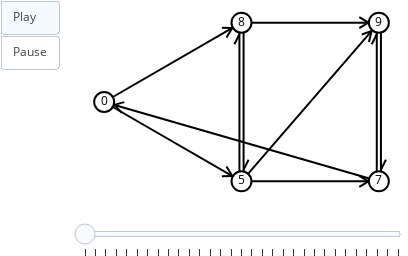

This figure's notebook cell:
### Code cell
#Dijkstra

red = (255, 0, 0)  # linha nova
blue = (0, 0, 255) # linha nova
green = (0, 255, 0)
frames = []        # linha nova

sn.reset_node_colors(g) # linha nova
sn.reset_edge_colors(g) # linha nova
snapshot(g, frames)     # linha nova


from math import inf, isinf

h = Heap(g)
for i in g.nodes():
    g.node[i]['d'] = inf
    h.put(i)

g.node[0]['d'] = 0
h.fix(0)

while not h.empty():
    n = h.get()
    g.node[n]['color'] = green # linha nova
    snapshot(g, frames)  
    for m in g.successors(n):
        g.edge[n][m]['color'] = red # linha nova
        snapshot(g, frames)  
        d = g.node[n]['d'] + g.edge[n][m]['c']
        if (g.node[m]['d'] > d):
            g.node[m]['d'] = d
            h.fix(m)
        g.edge[n][m]['color'] = sn.edge_color # linha nova
        snapshot(g, frames)  
    g.node[n]['color'] = blue # linha nova
    snapshot(g, frames)  

sn.show_animation(frames)

### Figure 1 — Plotly figure (JSON) as saved in the notebook; plotly's stock layout.template omitted (floating-point values rounded to 4 significant figures)
{"data": [{"hoverinfo": "none", "line": {"color": "rgb(0, 0, 0)", "width": 2}, "mode": "lines", "x": [0, 0.5, null, 0.4664, 0.4454, null, 0.4664, 0.4286, null], "y": [0.5, 1, null, 0.9664, 0.9062, null, 0.9664, 0.9678, null]}, {"hoverinfo": "none", "line": {"color": "rgb(0, 0, 0)", "width": 2}, "mode": "lines", "x": [0, 0.5, null, 0.4664, 0.4286, null, 0.4664, 0.4454, null], "y": [0.5, 0, null, 0.03357, 0.03224, null, 0.03357, 0.09382, null]}, {"hoverinfo": "none", "line": {"color": "rgb(0, 0, 0)", "width": 2}, "mode": "lines", "x": [0.5, 1, null, 0.9621, 0.9289, null, 0.9621, 0.9289, null], "y": [1, 1, null, 1, 0.9653, null, 1, 1.035, null]}, {"hoverinfo": "none", "line": {"color": "rgb(0, 0, 0)", "width": 2}, "mode": "lines", "x": [0.5076, 0.5076, null, 0.5076, 0.5257, null], "y": [1, 0, null, 0.07246, 0.1361, null]}, {"hoverinfo": "none", "line": {"color": "rgb(0, 0, 0)", "width": 2}, "mode": "lines", "x": [1.008, 1.008, null, 1.008, 1.026, null], "y": [1, 0, null, 0.07246, 0.1361, null]}, {"hoverinfo": "none", "line": {"color": "rgb(0, 0, 0)", "width": 2}, "mode": "lines", "x": [0.4924, 0.4924, null, 0.4924, 0.4743, null], "y": [0, 1, null, 0.9275, 0.8639, null]}, {"hoverinfo": "none", "line": {"color": "rgb(0, 0, 0)", "width": 2}, "mode": "lines", "x": [0.5, 1, null, 0.9738, 0.964, null, 0.9738, 0.9377, null], "y": [0, 1, null, 0.9476, 0.8777, null, 0.9476, 0.9257, null]}, {"hoverinfo": "none", "line": {"color": "rgb(0, 0, 0)", "width": 2}, "mode": "lines", "x": [0.5, 1, null, 0.9621, 0.9289, null, 0.9621, 0.9289, null], "y": [0, 0, null, 0, -0.03474, null, 0, 0.03474, null]}, {"hoverinfo": "none", "line": {"color": "rgb(0, 0, 0)", "width": 2}, "mode": "lines", "x": [1, 0, null, 0.03665, 0.0734, null, 0.03665, 0.06422, null], "y": [0, 0.5, null, 0.4817, 0.4992, null, 0.4817, 0.432, null]}, {"hoverinfo": "none", "line": {"color": "rgb(0, 0, 0)", "width": 2}, "mode": "lines", "x": [0.9924, 0.9924, null, 0.9924, 0.9743, null], "y": [0, 1, null, 0.9275, 0.8639, null]}, {"hoverinfo": "none", "marker": {"color": "rgb(255, 255, 255)", "line": {"color": "rgb(0, 0, 0)", "width": 2}, "size": 20}, "mode": "markers+text", "text": ["0"], "textfont": {"color": "rgb(0, 0, 0)"}, "textposition": "middle center", "x": [0], "y": [0.5]}, {"hoverinfo": "none", "marker": {"color": "rgb(255, 255, 255)", "line": {"color": "rgb(0, 0, 0)", "width": 2}, "size": 20}, "mode": "markers+text", "text": ["8"], "textfont": {"color": "rgb(0, 0, 0)"}, "textposition": "middle center", "x": [0.5], "y": [1]}, {"hoverinfo": "none", "marker": {"color": "rgb(255, 255, 255)", "line": {"color": "rgb(0, 0, 0)", "width": 2}, "size": 20}, "mode": "markers+text", "text": ["9"], "textfont": {"color": "rgb(0, 0, 0)"}, "textposition": "middle center", "x": [1], "y": [1]}, {"hoverinfo": "none", "marker": {"color": "rgb(255, 255, 255)", "line": {"color": "rgb(0, 0, 0)", "width": 2}, "size": 20}, "mode": "markers+text", "text": ["5"], "textfont": {"color": "rgb(0, 0, 0)"}, "textposition": "middle center", "x": [0.5], "y": [0]}, {"hoverinfo": "none", "marker": {"color": "rgb(255, 255, 255)", "line": {"color": "rgb(0, 0, 0)", "width": 2}, "size": 20}, "mode": "markers+text", "text": ["7"], "textfont": {"color": "rgb(0, 0, 0)"}, "textposition": "middle center", "x": [1], "y": [0]}], "layout": {"height": 256, "margin": {"b": 0, "l": 0, "r": 0, "t": 0}, "showlegend": false, "sliders": [{"currentvalue": {"visible": false}, "steps": [{"args": [[0], {"frame": {"redraw": false}, "mode": "immediate"}], "label": "", "method": "animate"}, {"args": [[1], {"frame": {"redraw": false}, "mode": "immediate"}], "label": "", "method": "animate"}, {"args": [[2], {"frame": {"redraw": false}, "mode": "immediate"}], "label": "", "method": "animate"}, {"args": [[3], {"frame": {"redraw": false}, "mode": "immediate"}], "label": "", "method": "animate"}, {"args": [[4], {"frame": {"redraw": false}, "mode": "immediate"}], "label": "", "method": "animate"}, {"args": [[5], {"frame": {"redraw": false}, "mode": "immediate"}], "label": "", "method": "animate"}, {"args": [[6], {"frame": {"redraw": false}, "mode": "immediate"}], "label": "", "method": "animate"}, {"args": [[7], {"frame": {"redraw": false}, "mode": "immediate"}], "label": "", "method": "animate"}, {"args": [[8], {"frame": {"redraw": false}, "mode": "immediate"}], "label": "", "method": "animate"}, {"args": [[9], {"frame": {"redraw": false}, "mode": "immediate"}], "label": "", "method": "animate"}, {"args": [[10], {"frame": {"redraw": false}, "mode": "immediate"}], "label": "", "method": "animate"}, {"args": [[11], {"frame": {"redraw": false}, "mode": "immediate"}], "label": "", "method": "animate"}, {"args": [[12], {"frame": {"redraw": false}, "mode": "immediate"}], "label": "", "method": "animate"}, {"args": [[13], {"frame": {"redraw": false}, "mode": "immediate"}], "label": "", "method": "animate"}, {"args": [[14], {"frame": {"redraw": false}, "mode": "immediate"}], "label": "", "method": "animate"}, {"args": [[15], {"frame": {"redraw": false}, "mode": "immediate"}], "label": "", "method": "animate"}, {"args": [[16], {"frame": {"redraw": false}, "mode": "immediate"}], "label": "", "method": "animate"}, {"args": [[17], {"frame": {"redraw": false}, "mode": "immediate"}], "label": "", "method": "animate"}, {"args": [[18], {"frame": {"redraw": false}, "mode": "immediate"}], "label": "", "method": "animate"}, {"args": [[19], {"frame": {"redraw": false}, "mode": "immediate"}], "label": "", "method": "animate"}, {"args": [[20], {"frame": {"redraw": false}, "mode": "immediate"}], "label": "", "method": "animate"}, {"args": [[21], {"frame": {"redraw": false}, "mode": "immediate"}], "label": "", "method": "animate"}, {"args": [[22], {"frame": {"redraw": false}, "mode": "immediate"}], "label": "", "method": "animate"}, {"args": [[23], {"frame": {"redraw": false}, "mode": "immediate"}], "label": "", "method": "animate"}, {"args": [[24], {"frame": {"redraw": false}, "mode": "immediate"}], "label": "", "method": "animate"}, {"args": [[25], {"frame": {"redraw": false}, "mode": "immediate"}], "label": "", "method": "animate"}, {"args": [[26], {"frame": {"redraw": false}, "mode": "immediate"}], "label": "", "method": "animate"}, {"args": [[27], {"frame": {"redraw": false}, "mode": "immediate"}], "label": "", "method": "animate"}, {"args": [[28], {"frame": {"redraw": false}, "mode": "immediate"}], "label": "", "method": "animate"}, {"args": [[29], {"frame": {"redraw": false}, "mode": "immediate"}], "label": "", "method": "animate"}, {"args": [[30], {"frame": {"redraw": false}, "mode": "immediate"}], "label": "", "method": "animate"}]}], "updatemenus": [{"buttons": [{"args": [null, {"frame": {"redraw": false}, "fromcurrent": true}], "label": "Play", "method": "animate"}, {"args": [[null], {"frame": {"redraw": false}, "mode": "immediate"}], "label": "Pause", "method": "animate"}], "showactive": true, "type": "buttons"}], "width": 408, "xaxis": {"showgrid": false, "showticklabels": false, "zeroline": false}, "yaxis": {"showgrid": false, "showticklabels": false, "zeroline": false}}}
